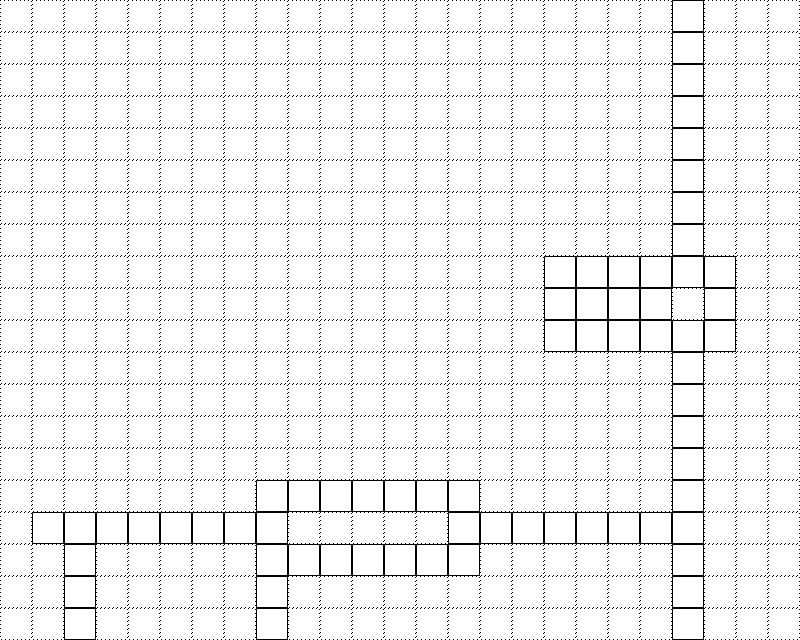

The image is a tile-based game level rendered from a .tmx file. Its description and source (layers, tilesets, objects; grid data summarised) follow:
An orthogonal 25x20 tile map with 32x32 px tiles, 3 tile layers (OverheadBackground, OverheadPits, SpikesOverhead), 3 hidden layers not drawn and 28 objects (8x keyhole, 8x key, 8x enemy1, 2x goal, 69, ...).

<map version="1.2" tiledversion="1.3.2" orientation="orthogonal" renderorder="right-down" compressionlevel="0" width="25" height="20" tilewidth="32" tileheight="32" infinite="0" nextlayerid="12" nextobjectid="104">
 <editorsettings>
  <export target="level6.json" format="json" />
 </editorsettings>
 <tileset firstgid="1" name="ShiftTilemap" tilewidth="32" tileheight="32" tilecount="168" columns="12">
  <image source="../sprites/Tilemap.png" width="384" height="448" />
 </tileset>
 <layer id="1" name="Background" width="25" height="20" visible="0" locked="1">
  <data>[500 cells, 500 non-empty, 1 distinct tile ids]</data>
 </layer>
 <layer id="2" name="Static" width="25" height="20" visible="0">
  <data>[500 cells, 111 non-empty, 2 distinct tile ids]</data>
 </layer>
 <layer id="8" name="Spikes" width="25" height="20" visible="0">
  <data>[500 cells, 0 non-empty, 0 distinct tile ids]</data>
 </layer>
 <objectgroup id="4" name="Objects" visible="0">
  <object id="4" name="player" type="69" gid="1" x="64" y="544" width="32" height="32">
   <properties>
    <property name="x" type="int" value="0" />
    <property name="y" type="int" value="1" />
   </properties>
  </object>
  <object id="48" name="goal" gid="63" x="672" y="544" width="32" height="32">
   <properties>
    <property name="x" value="level7" />
   </properties>
  </object>
  <object id="76" name="keyhole" gid="69" x="640" y="544" width="32" height="32" />
  <object id="77" name="keyhole" gid="69" x="608" y="544" width="32" height="32" />
  <object id="78" name="keyhole" gid="69" x="576" y="544" width="32" height="32" />
  <object id="79" name="keyhole" gid="69" x="544" y="544" width="32" height="32" />
  <object id="96" name="key" gid="75" x="160" y="64" width="32" height="32" />
  <object id="97" name="key" gid="75" x="192" y="64" width="32" height="32" />
  <object id="98" name="key" gid="75" x="384" y="64" width="32" height="32" />
  <object id="99" name="key" gid="75" x="640" y="64" width="32" height="32" />
  <object id="100" name="enemy1" gid="25" x="448" y="64" width="32" height="32" />
  <object id="101" name="enemy1" gid="25" x="288" y="64" width="32" height="32" />
  <object id="102" name="enemy1" gid="25" x="480" y="64" width="32" height="32" />
  <object id="103" name="enemy1" gid="25" x="352" y="64" width="32" height="32" />
 </objectgroup>
 <layer id="5" name="OverheadBackground" width="25" height="20" locked="1">
  <data>[500 cells, 500 non-empty, 1 distinct tile ids]</data>
 </layer>
 <layer id="7" name="OverheadPits" width="25" height="20">
  <data>[500 cells, 68 non-empty, 2 distinct tile ids]</data>
 </layer>
 <layer id="9" name="SpikesOverhead" width="25" height="20">
  <data>[500 cells, 0 non-empty, 0 distinct tile ids]</data>
 </layer>
 <objectgroup id="6" name="ObjectsOverhead">
  <object id="10" name="player" gid="85" x="64" y="320" width="32" height="32">
   <properties>
    <property name="x" type="int" value="0" />
   </properties>
  </object>
  <object id="13" name="goal" gid="147" x="672" y="320" width="32" height="32">
   <properties>
    <property name="level9" value="level7" />
   </properties>
  </object>
  <object id="84" name="keyhole" gid="152" x="544" y="96" width="32" height="32" />
  <object id="85" name="keyhole" gid="152" x="576" y="608" width="32" height="32" />
  <object id="86" name="keyhole" gid="152" x="608" y="224" width="32" height="32" />
  <object id="87" name="keyhole" gid="152" x="640" y="448" width="32" height="32" />
  <object id="88" name="key" gid="159" x="160" y="608" width="32" height="32" />
  <object id="89" name="key" gid="159" x="384" y="544" width="32" height="32" />
  <object id="90" name="key" gid="159" x="192" y="128" width="32" height="32" />
  <object id="91" name="key" gid="159" x="640" y="96" width="32" height="32" />
  <object id="92" name="enemy1" gid="109" x="352" y="64" width="32" height="32" />
  <object id="93" name="enemy1" gid="109" x="448" y="160" width="32" height="32" />
  <object id="94" name="enemy1" gid="109" x="288" y="288" width="32" height="32" />
  <object id="95" name="enemy1" gid="109" x="480" y="416" width="32" height="32" />
 </objectgroup>
</map>
